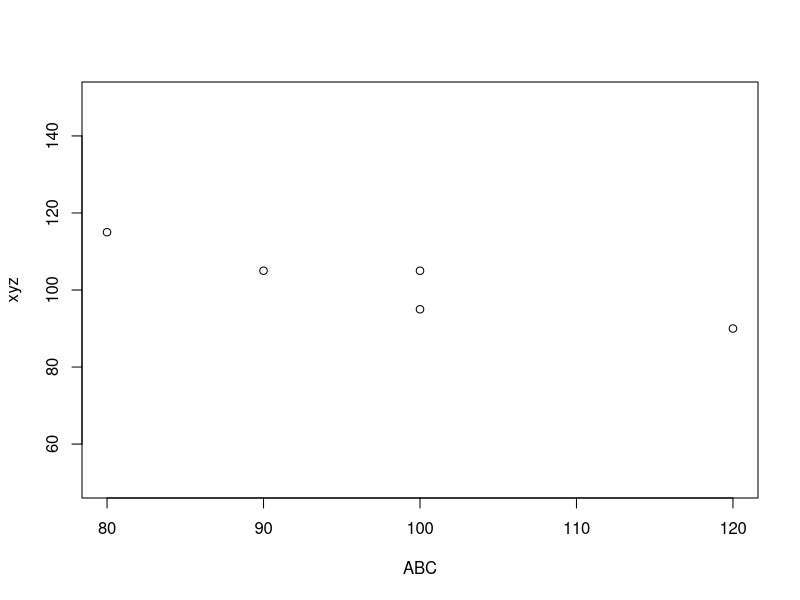

Write R code to recreate this figure. (Note: this script raises an error after producing the figure.)
id <- c(1,2,3,4,5)
x = c(80, 90,100, 120, 100)
y = c(115, 105, 95, 90, 105)
z = c("F", "M", "M", "F", "F")
data <- data.frame(cbind(id,z,x,y))
data
mean(z)
mean(x)
var(x)
sd(x)
plot(x, y, xlab = "ABC", ylab = "xyz", xlim = c(80, 120), ylim = c(50, 150))
cor(y, z)
apply( data[,3:4], 1, sum)

mean(z == "M")

data[,3:4]
var(z)



